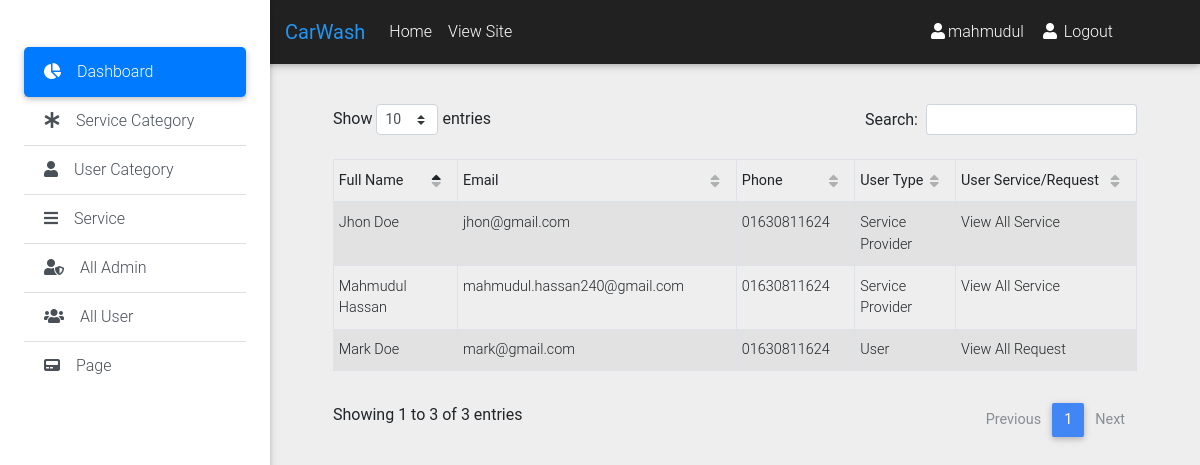
The app's page /admin/all_user.php (signed in) with its own data.
### tables this page shows
CREATE TABLE `users` (
  `id` int(11) UNSIGNED NOT NULL,
  `full_name` varchar(150) NOT NULL,
  `email` varchar(150) NOT NULL,
  `phone` varchar(20) NOT NULL,
  `user_type` int(11) NOT NULL,
  `password` varchar(140) NOT NULL,
  `reset_code` varchar(32) DEFAULT NULL,
  `is_active` tinyint(4) DEFAULT '0',
  `date` timestamp NOT NULL DEFAULT CURRENT_TIMESTAMP
);

CREATE TABLE `user_categories` (
  `id` int(11) NOT NULL,
  `name` varchar(140) NOT NULL
);

### classes/Service.php (called while the page is built, shortened)
<?php
	$filepath=realpath(dirname(__FILE__));
	include_once ($filepath.'/../lib/Database.php');
	include_once 'Category.php';
?>
<?php
	class Service
	{
		private $db;
		function __construct(){
			$this->db=new Database();
		}
		public function allUsers(){
			$query="SELECT users.*,
					users.id as user_id,
					user_categories.name as user_type
					FROM users
					INNER JOIN user_categories
					on users.user_type = user_categories.id
					order by users.id desc";
	   		$result=$this->db->select($query);
	   		return $result;
		}
	}
?>

### classes/Category.php (called while the page is built, shortened)
<?php
	$filepath=realpath(dirname(__FILE__));
	include_once ($filepath.'/../lib/Database.php');
?>

### lib/Database.php (called while the page is built, shortened)
<?php
    Class Database{
     public $host   = DB_HOST;
     public $user   = DB_USER;
     public $pass   = DB_PASS;
     public $dbname = DB_NAME;
     public $link;
    private function connectDB(){
     $this->link = new mysqli($this->host, $this->user, $this->pass,
      $this->dbname);
     }
    public function select($query){
      $result = $this->link->query($query) or
       die($this->link->error.__LINE__);
      if($result->num_rows > 0){
        return $result;
      } else {
        return false;
      }
     }
    }

### admin/all_user.php (the view, shortened to what this page needs)
	<?php include 'inc/header.php'; ?>
	<?php include 'inc/top_nav.php'; ?>
	<?php include 'inc/side_nav.php'; ?>
<main class="pt-5 mx-lg-5">
	<div class="container">
		<div class="row">
			<div class="col-md-12 pt-5 mb-3">
				<table  id="dtBasicExample" class="table table-striped table-bordered table-sm mt-2" cellspacing="0" width="100%">
					<thead>
						<tr>
							<th>Full Name</th>
							<th>Email</th>
							<th>Phone</th>
							<th>User Type</th>
							<th>User Service/Request</th>
						</tr>
					</thead>
					<tbody>
						<?php
							$allProvider = $service->allUsers();
							if($allProvider){
								while($value = $allProvider->fetch_assoc()){
						?>
						<tr>
							<td><?php echo $value['full_name']; ?></td>
							<td><?php echo $value['email']; ?></td>
							<td><?php echo $value['phone']; ?></td>
							<td><?php echo $value['user_type']; ?></td>
							<?php if ($value['user_type'] === 'Service Provider'): ?>
								<td>
									<a href="provider_service.php?id=<?php echo $value['user_id'] ;?>&user_name=<?php echo $value['full_name'] ;?>">View All Service</a>
								</td>
							<?php else: ?>
								<td>
									<a href="user_request.php?id=<?php echo $value['user_id'] ;?>&user_name=<?php echo $value['full_name'] ;?>">View All Request</a>
								</td>
							<?php endif ?>
						</tr>
						<?php } } ?>
					</tbody>
				</table>
			</div>
		</div>
	</div>
</main>
	<?php include 'inc/footer.php'; ?>

### records on screen
users: full_name "Mark Doe", email "mark@gmail.com", phone "01630811624", user_type.name "User"
users: full_name "Jhon Doe", email "jhon@gmail.com", phone "01630811624", user_type.name "Service Provider"
users: full_name "Mahmudul Hassan", email "mahmudul.hassan240@gmail.com", phone "01630811624", user_type.name "Service Provider"

### other values on screen
APPNAME "CarWash"
Session::get('adminName') "mahmudul"
